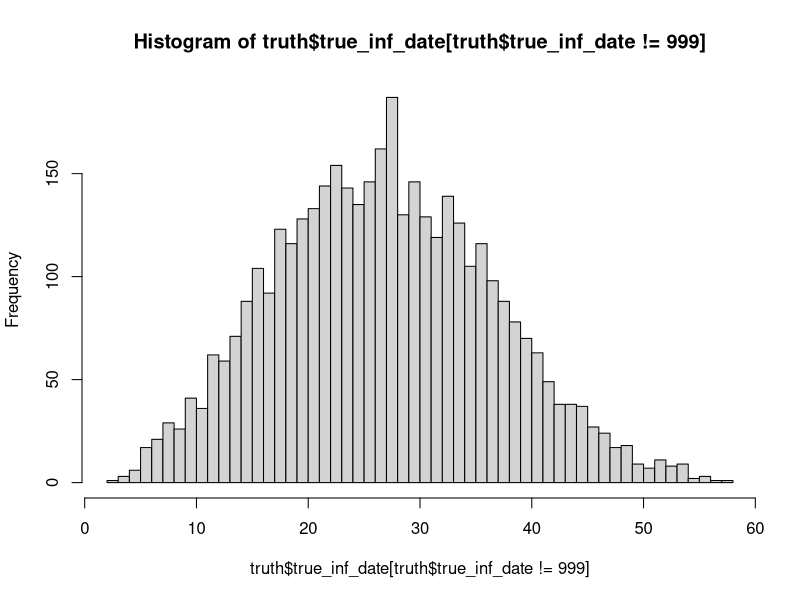

Reproduce this figure in R. (Note: this script raises an error after producing the figure.)
## Roy Burstein
## Interval censored data simulation and model for adam

library(data.table)

# set params
nsims <- 10000


#############
# simulate underlying true failure times from a weibull distribution
truth <- data.table(sim           = 1:nsims,
                    true_inf_date = rbinom(nsims, 1, 0.4) * rweibull(nsims, shape = 3, scale = 30) )
truth[true_inf_date == 0, true_inf_date := 999] # set never infected to 999

# plot out the true values
hist(truth$true_inf_date[truth$true_inf_date!=999], breaks = 50)


# assume simply each simulant gets tested once every two years on the first day of the year ( can complicate this later)
d <- data.table(expand.grid(sim           = 1:sims,
                            test_year     = seq(15,60, by = 2)))
d <- merge(d, truth, by = 'sim')

# make a variable for whether or not they were infected as of that test date
d[, status := as.numeric(true_inf_date < test_year)]




#############
# define an appropriate likelihood
# note, we must account for zero inflation, left truncation, interval censoring, and right censoring 

